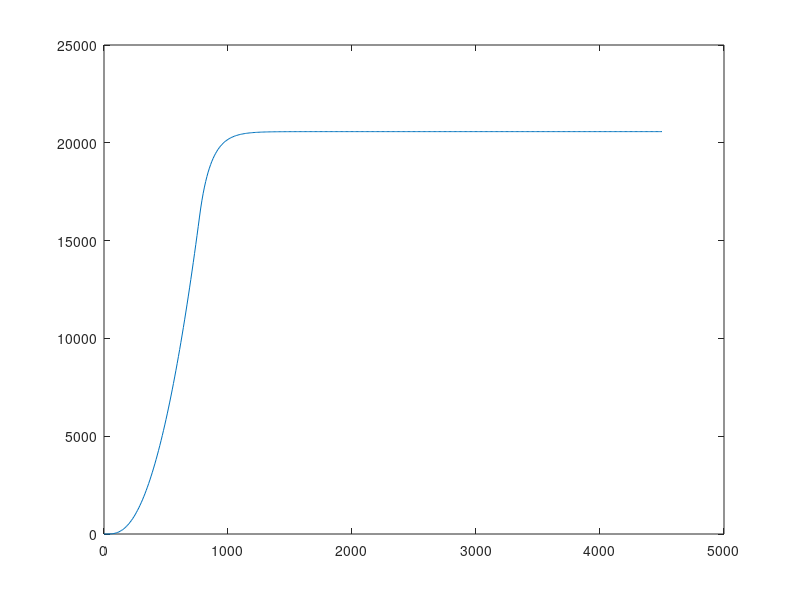

Recreate this plot in MATLAB.
function FNL_01
  clc
  clear
  K=1/20*[-2 1 0 0 0 0;
          1 -2 1 0 0 0;
          0 1 -2 1 0 0;
          0 0 1 -2 1 0;
          0 0 0 1 -2 1;
          0 0 0 0 1 -2]
  U0=[0;0;0;0;0;0]
  h=10; td=750; ft=6*td; w=1/2;
  x=0:h:ft ;
  n=length(x) ;
  y=zeros(6,n) ;
  for i=1:n-1
    g=G(x(i)) ;
    p=g/50*[1;0;0;0;0;0] ;
    k1=h*(K*y(:,i)+p*g) ;
    yg=y(:,i)+k1/2*w ;
    tg=x(i)+w/2*w ;
    g=G(tg) ;
    p=g/50*[1;0;0;0;0;0] ;
    k2=h*(K*yg+p*g) ;
    y(:,i+1)=y(:,i)+(1-w)*k1+w*k2 ;
  end
  plot(x,y(3,:))
end

function g=G(t)
  if t>750
    g=300 ;
  else
    g=(300/750)*t ;
  end
end
